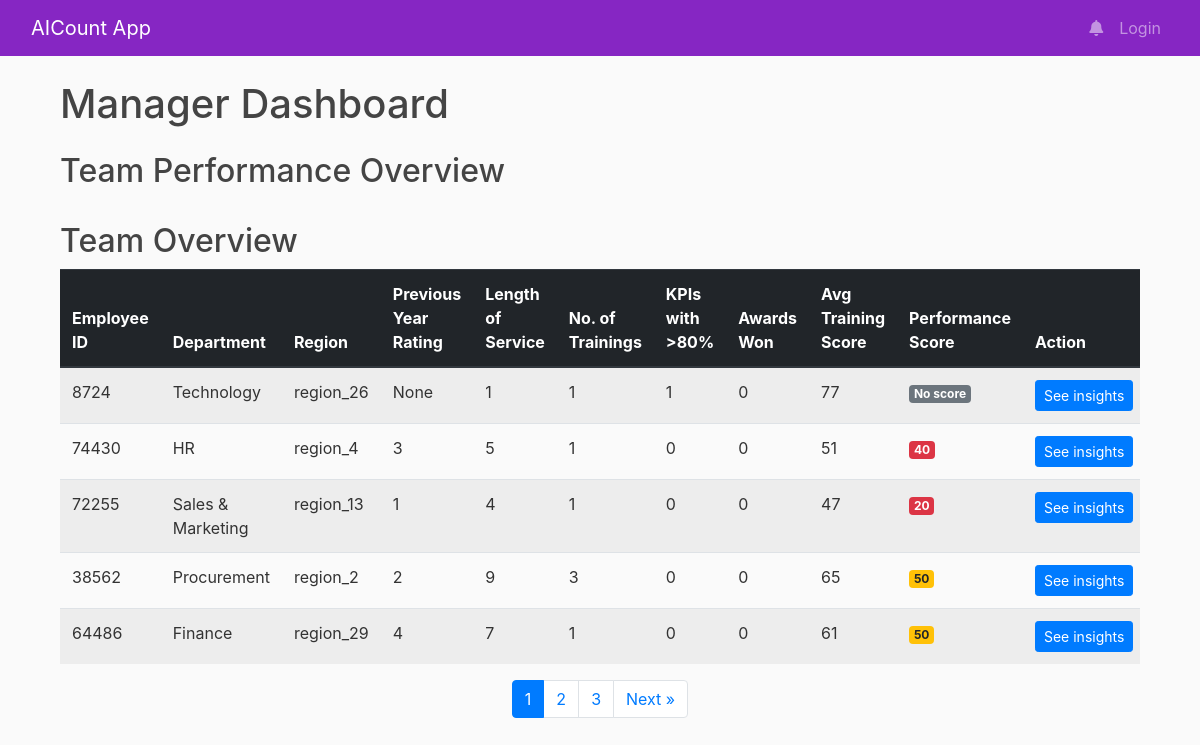
Screenshot of /manager_dashboard with the database file from the repository.
### tables this page shows
CREATE TABLE employees (
        id INTEGER PRIMARY KEY,
        employee_id INTEGER,
        department TEXT,
        region TEXT,
        previous_year_rating INTEGER,
        length_of_service INTEGER,
        no_of_trainings INTEGER,
        KPIs_met_more_than_80 INTEGER,
        awards_won INTEGER,
        avg_training_score INTEGER,
        performance_score INTEGER
    );

### flaskblog/routes.py (the view)
@app.route('/manager_dashboard')
def manager_dashboard():
    page = request.args.get('page', 1, type=int)
    per_page = 5  # Number of employees per page
    start = (page - 1) * per_page
    end = start + per_page
    conn = get_db_connection()
    cursor = conn.cursor()
    cursor.execute('SELECT * FROM employees')
    employees = cursor.fetchall()
    total_employees = len(employees)
    total_pages = ceil(total_employees / per_page)
    page_range_start = max(1, page - 2)
    page_range_end = min(total_pages, page + 2)
    page_range = list(range(page_range_start, page_range_end + 1))
    employees = employees[start:end]  # Limit to current page
    team_plots = generate_team_plots()
    recent_updates = [
        {'author': 'Team Lead', 'author_avatar': 'sumit.jpeg', 'date_posted': '2024-07-24',
         'content': 'Project X milestone achieved!'},
    ]
    cursor.close()
    conn.close()
    return render_template('manager_dashboard.html',
                           title='Manager Dashboard',
                           employees=employees,
                           recent_updates=recent_updates,
                           page=page,
                           total_pages=total_pages,
                           page_range=page_range,
                           team_plots=team_plots)

### flaskblog/routes.py (called while the page is built)
def get_db_connection():
    conn = sqlite3.connect('flaskblog.db')
    conn.row_factory = sqlite3.Row  # Access rows as dictionaries
    return conn

@app.teardown_appcontext
def close_connection(exception=None):
    conn = getattr(g, '_database', None)
    if conn is not None:
        conn.close()

### flaskblog/templates/manager_dashboard.html (shortened to what this page needs)
{% extends "layout.html" %}
{% block content %}
<div class="container-fluid mt-4">
    <h1 class="mb-4">Manager Dashboard</h1>
    <div class="row mb-4">
        <div class="col-12">
            <h2>Team Performance Overview</h2>
        </div>
    </div>
    <div class="row">
        <div class="col-md-12">
            <section class="mb-5">
                <h2>Team Overview</h2>
                <div class="table-responsive">
                    <table class="table table-striped">
                        <thead class="thead-dark">
                            <tr>
                                <th>Employee ID</th>
                                <th>Department</th>
                                <th>Region</th>
                                <th>Previous Year Rating</th>
                                <th>Length of Service</th>
                                <th>No. of Trainings</th>
                                <th>KPIs with >80%</th>
                                <th>Awards Won</th>
                                <th>Avg Training Score</th>
                                <th>Performance Score</th>
                                <th>Action</th>
                            </tr>
                        </thead>
                        <tbody>
                            {% for employee in employees %}
                            <tr>
                                <td>{{ employee.employee_id }}</td>
                                <td>{{ employee.department }}</td>
                                <td>{{ employee.region }}</td>
                                <td>{{ employee.previous_year_rating }}</td>
                                <td>{{ employee.length_of_service }}</td>
                                <td>{{ employee.no_of_trainings }}</td>
                                <td>{{ employee.KPIs_met_more_than_80 }}</td>
                                <td>{{ employee.awards_won }}</td>
                                <td>{{ employee.avg_training_score }}</td>
                                <td>
                                    {% if employee.performance_score is not none %}
                                        <span class="badge
                                            {% if employee.performance_score >= 75 %}
                                                badge-success
                                            {% elif employee.performance_score >= 50 %}
                                                badge-warning
                                            {% else %}
                                                badge-danger
                                            {% endif %}">
                                            {{ employee.performance_score }}
                                        </span>
                                    {% else %}
                                        <span class="badge badge-secondary">No score</span>
                                    {% endif %}
                                </td>
                                <td>
                                    <button class="btn btn-primary btn-sm" onclick="get_insights('{{ employee.employee_id }}')">See insights</button>
                                </td>
                            </tr>
                            {% endfor %}
                        </tbody>
                    </table>
                </div>
                <nav aria-label="Page navigation">
                    <ul class="pagination justify-content-center">
                        {% for p in page_range %}
                        <li class="page-item {% if p == page %}active{% endif %}">
                            <a class="page-link" href="{{ url_for('manager_dashboard', page=p) }}">{{ p }}</a>
                        </li>
                        {% endfor %}
                        {% if page < total_pages %}
                        <li class="page-item">
                            <a class="page-link" href="{{ url_for('manager_dashboard', page=page+1) }}">Next &raquo;</a>
                        </li>
                        {% endif %}
                    </ul>
                </nav>
            </section>
        </div>
    </div>
</div>
{% endblock %}

### flaskblog/templates/layout.html (shortened to what this page needs)
<!DOCTYPE html>
<html lang="en">
<head>
    <link rel="stylesheet" href="https://maxcdn.bootstrapcdn.com/bootstrap/4.0.0/css/bootstrap.min.css">
    <link rel="stylesheet" type="text/css" href="{{ url_for('static', filename='main.css') }}">
    <link rel="stylesheet" href="https://cdnjs.cloudflare.com/ajax/libs/font-awesome/5.15.3/css/all.min.css" />
</head>
<body>
    <header>
        <nav class="navbar navbar-expand-md navbar-dark bg-steel fixed-top">
            <div class="container-fluid">
                <a class="navbar-brand mr-4" href="/">AICount App</a>
                <div class="collapse navbar-collapse" id="navbarCollapse">
                    <ul class="navbar-nav ml-auto">
                        <li class="nav-item">
                            <a class="nav-link" href="#">
                                <i class="fas fa-bell"></i>
                            </a>
                        </li>
                        <li class="nav-item">
                            <a class="nav-link" href="{{ url_for('login') }}">Login</a>
                        </li>
                    </ul>
                </div>
            </div>
        </nav>
    </header>
    <main role="main" class="container mt-5">
        {% block content %}{% endblock %}
    </main>
</body>
</html>

### flaskblog/static/main.css (style rules this page uses)
body { background: #fafafa; color: #333333; margin-top: 5rem; }
h1, h2, h3, h4, h5, h6 { color: #444444; }
.bg-steel { background-color: #8626C3; }

### rows the page displays
employees: employee_id "8724", department "Technology", region "region_26", previous_year_rating "None", length_of_service "1", no_of_trainings "1", KPIs_met_more_than_80 "1", awards_won "0", avg_training_score "77", shows "No score"
employees: employee_id "74430", department "HR", region "region_4", previous_year_rating "3", length_of_service "5", no_of_trainings "1", KPIs_met_more_than_80 "0", awards_won "0", avg_training_score "51", performance_score "40"
employees: employee_id "72255", department "Sales & Marketing", region "region_13", previous_year_rating "1", length_of_service "4", no_of_trainings "1", KPIs_met_more_than_80 "0", awards_won "0", avg_training_score "47", performance_score "20"
employees: employee_id "38562", department "Procurement", region "region_2", previous_year_rating "2", length_of_service "9", no_of_trainings "3", KPIs_met_more_than_80 "0", awards_won "0", avg_training_score "65", performance_score "50"
employees: employee_id "64486", department "Finance", region "region_29", previous_year_rating "4", length_of_service "7", no_of_trainings "1", KPIs_met_more_than_80 "0", awards_won "0", avg_training_score "61", performance_score "50"

### other values shown
{{ p }} "1" "2" "3"
